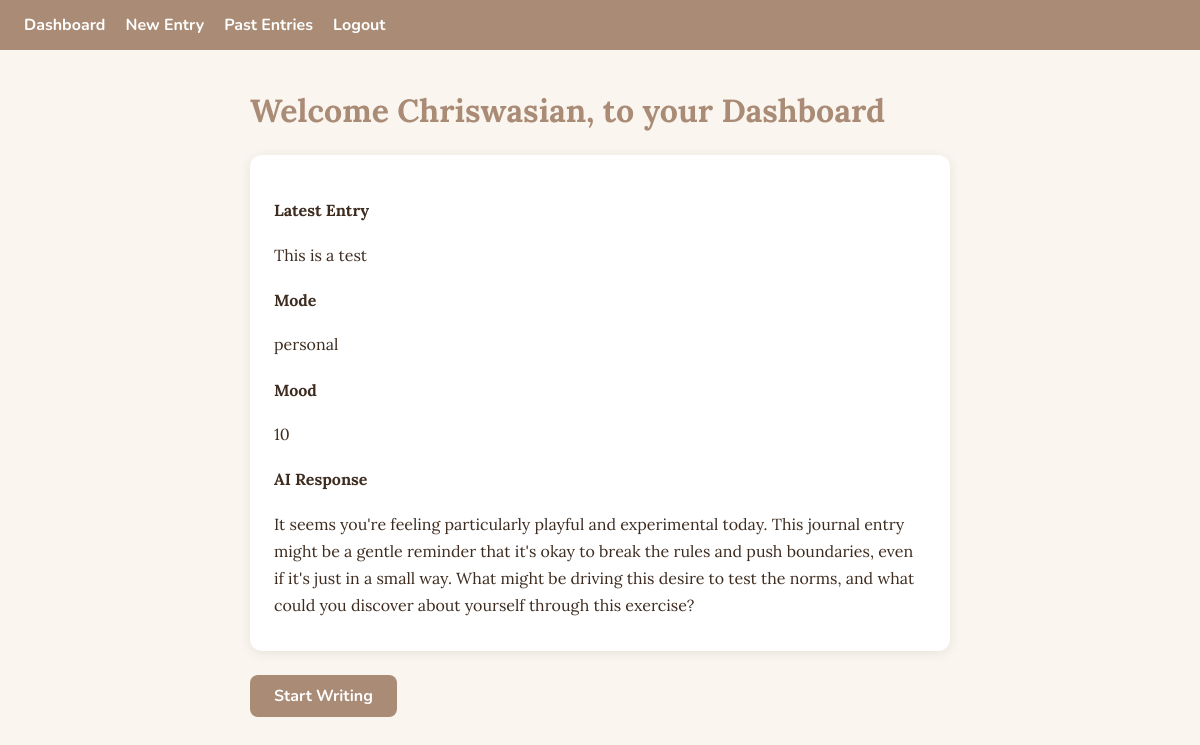
The page /dashboard (signed in) on the database its author committed.
### app.py (models this page shows)
class User(db.Model, UserMixin):
                id = db.Column(db.Integer, primary_key=True)
                username = db.Column(db.String(80), unique=True, nullable=False)
                email = db.Column(db.String(120), unique=True, nullable=False)
                password = db.Column(db.String(200), nullable=False)
                entries = db.relationship('Entry', backref='owner', lazy=True)

class Entry(db.Model):
                id = db.Column(db.Integer, primary_key=True)
                content = db.Column(db.Text, nullable=False)
                tags = db.Column(db.Text, nullable=True , default="")
                mode = db.Column(db.String(10), default="Personal")
                ai = db.Column(db.Text, nullable=True)
                mood = db.Column(db.Integer, nullable=True)
                created_at = db.Column(db.DateTime, default=datetime.utcnow)
                user_id = db.Column(db.Integer, db.ForeignKey('user.id'), nullable=False)

### app.py (the view)
@app.route('/dashboard')
@login_required
def dashboard():
    entries = Entry.query.filter_by(user_id=current_user.id).order_by(Entry.created_at.desc()).first()
    return render_template('dashboard.html', latest_entry=entries)

### app.py (called while the page is built)
@login_manager.user_loader
def load_user(user_id):
    return User.query.get(int(user_id))

### templates/dashboard.html (shortened to what this page needs)
{% extends 'base.html' %}
{% block content %}
<h1>Welcome {{ current_user.username }}, to your Dashboard</h1>
{% if latest_entry %}
<div class="entry-card">
    <h4>Latest Entry</h4>
    <p>{{ latest_entry.content }}</p>
    <h4>Mode</h4>
    <p>{{ latest_entry.mode }}</p>
    <h4>Mood</h4>
    <p>{{ latest_entry.mood }}</p>
    <h4>AI Response</h4>
    <p>{{ latest_entry.ai }}</p>
</div>
{% else %}
<p>No entries yet!</p>
{% endif %}
<p><a href="{{ url_for('new_entry') }}" class="btn">Start Writing</a> </p>
{% endblock%}

### templates/base.html (shortened to what this page needs)
<!DOCTYPE html>
<html lang="en">
<head>
    <link rel="stylesheet" href="{{ url_for('static', filename='style.css') }}">
</head>
<body>
    <nav>
        {% if current_user.is_authenticated %}
        <a href="{{ url_for('dashboard') }}">Dashboard</a>
        <a href="{{ url_for('new_entry') }}">New Entry</a>
        <a href="{{ url_for('entries') }}">Past Entries</a>
        <a href="{{ url_for('logout') }}">Logout</a>
        {% else %}
        <a href="{{ url_for('register') }}">Register</a>
        <a href="{{ url_for('login') }}">Login</a>
        {% endif %}
    </nav>
    <main>{% block content %}{% endblock %}</main>
</body>
</html>

### static/style.css (style rules this page uses)
:root { --brown-dark: #A98B76; --brown-mid: #BFA28C; --cream: #F3E4C9; --sage: #BABF94; --text: #3d2b1f; --bg: #faf6ef; --white: #ffffff; }
body { background-color: var(--bg); color: var(--text); font-family: 'Lora', serif; margin: 0; padding: 0; }
nav { background-color: var(--brown-dark); padding: 14px 24px; display: flex; gap: 20px; }
nav a { color: var(--white); text-decoration: none; font-family: 'Nunito', sans-serif; font-weight: 700; }
main { max-width: 700px; margin: 40px auto; padding: 0 20px; }
h1, h2 { font-family: 'Lora', serif; color: var(--brown-dark); }
.entry-card { background-color: var(--white); border-radius: 12px; padding: 24px; box-shadow: 0 2px 12px rgba(0, 0, 0, 0.08); margin: 24px 0; }
.entry-card p { margin: 8px 0; line-height: 1.7; }
.btn { display: inline-block; background-color: var(--brown-dark); color: var(--white); padding: 10px 24px; border-radius: 8px; text-decoration: none; font-family: 'Nunito', sans-serif; font-weight: 700; }

### rows shown on the page
User: username "Chriswasian"
Entry: content "This is a test", mode "personal", mood "10", ai "It seems you're feeling particularly playful and experimental today. This journal entry might be a gentle reminder that it's okay to break the rules and push boundaries, even if it's just in a small way. What might be driving this desire to test the norms, and what could you discover about yourself through this exercise?"
